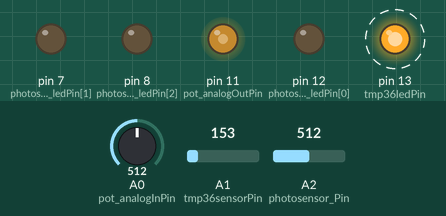
A sketch run on a simulated Arduino Uno, built with avr-gcc and run on an emulated ATmega328P. Shown: output pins drawn as LEDs (lit = HIGH). Dashed ring = blinking. The inputs (shaded band) are chosen by the test bench; at power-on: A0 (pot_analogInPin) = 512, A2 (photosensor_Pin) = 512, A1 (tmp36sensorPin) = 153. What the sketch prints to the serial monitor is not drawn.

Above: at 0.99 s.
1.3 s: A0 (pot_analogInPin) set to 409
At 1.6 s:
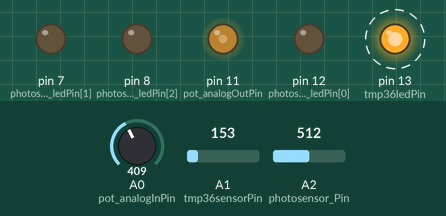
5.5 s: A0 (pot_analogInPin) set to 392
At 5.61 s:
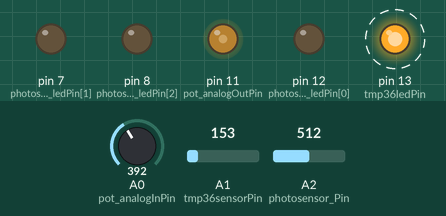
9.7 s: A2 (photosensor_Pin) set to 0
At 10.24 s:
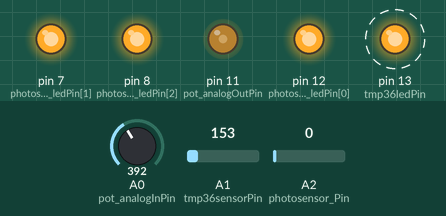
13.2 s: A0 (pot_analogInPin) set to 0
At 13.32 s:
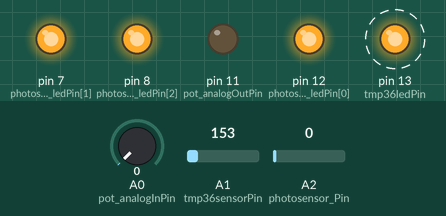
Timing chart, 0 to 17.7 s (numbered marks = the images above; inputs shaded):
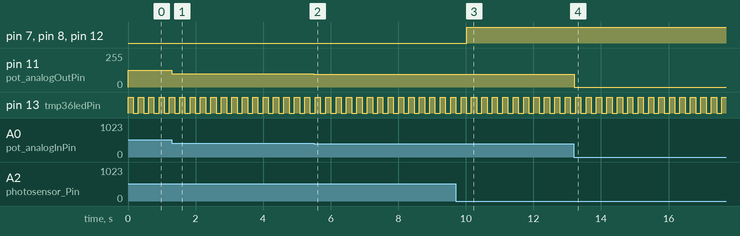

The sketch:

1118_superloop_adc_8.ino
```cpp
void setup() {
  serial_setup();//시리얼 기능을 설정
  potentiometer_setup();//가변저항 기능 설정함수
  tmp36sensor_setup();
  photosensor_setup();
}

void loop() {
  serial_loop();//시리얼 입력을 처리
  potentiometer_loop();//가변저항 입력처리 함수
  tmp36sensor_loop();
  photosensor_loop();
}
```

photosensor.ino
```cpp
int photosensor_Pin = A2;
int photosensor_ledPin[3] = {12, 7, 8};
int photosensor_Value = 0;

long photosensor_previousMillis = 0;
long photosensor_interval = 1000;

void photosensor_setup() {
  for(int i=0; i<3; i++)
    pinMode(photosensor_ledPin[i], OUTPUT);
}


void photosensor_loop() {
unsigned long currentMillis = millis();

   if(currentMillis - photosensor_previousMillis >= photosensor_interval) {
      photosensor_previousMillis = currentMillis;

      photosensor_Value = analogRead(photosensor_Pin);

      if(photosensor_Value < 100)
        for(int i=0; i<3; i++)
          digitalWrite(photosensor_ledPin[i], HIGH);
      else
        for(int i=0; i<3; i++)
          digitalWrite(photosensor_ledPin[i], LOW);
   }
}
```

potentiometer.ino
```cpp
const int pot_analogInPin = A0;//가변저항에 연결된 입력
const int pot_analogOutPin = 11;//LED에 연결된 핀

int pot_sensorValue = 0;//가변저항입력값변수
int pot_outputValue = 0;//출력값변수

long pot_previousMillis = 0;//millis()를 이용하여 주기적인 작업 이전 밀리초
long pot_interval = 2;//대기시간 0.002밀리초

void potentiometer_setup() {

}

void potentiometer_loop() {
  unsigned long currentMillis = millis();//millis()함수를 이용하여 현재밀리초를 대입

  if(currentMillis - pot_previousMillis >= pot_interval) {//현재-이전>=간격
    pot_previousMillis = currentMillis;//이전밀리초에 현재밀리초를 대입

    pot_sensorValue = analogRead(pot_analogInPin);
    pot_outputValue = map(pot_sensorValue, 0, 1023, 0, 255);
    analogWrite(pot_analogOutPin, pot_outputValue);

    Serial.print("postentiometer value = ");
    Serial.print(pot_sensorValue);
    Serial.print(", led brightness = ");
    Serial.println(pot_outputValue);
  }
}
```

serial.ino
```cpp
void serial_setup() {
  Serial.begin(115200);
}

void serial_loop() {

}
```

tmp36.ino
```cpp
int tmp36sensorPin = A1;//온도센서 연결된 아날로그 입력핀
int tmp36ledPin = 13;//LED핀번호
int tmp36sensorValue = 0;//온도센서(가변저항)의 입력 값 저장변수
long tmp36_previousMillis = 0;//이전밀리초값 초기값(주기적인 작업)
long tmp36_interval = 0;//간격

int tmp36sensor_ledState = 1;//LED의 상태

void tmp36sensor_setup() {
  pinMode(tmp36ledPin, OUTPUT);
}

void tmp36sensor_loop() {
  //주기적인 작업
  unsigned long currentMillis = millis();

  if(currentMillis - tmp36_previousMillis >= tmp36_interval) {//주기
    tmp36_previousMillis = currentMillis;

    if(tmp36sensor_ledState != 0) {
      tmp36sensorValue = analogRead(tmp36sensorPin);//아날로그값을 입력한다
      tmp36_interval = tmp36sensorValue;//주기에 대입한다.
    }

    digitalWrite(tmp36ledPin, tmp36sensor_ledState);
    tmp36sensor_ledState = !tmp36sensor_ledState;

  }
}
```

Measured:
- after the input at 1.3 s, pin 11 (pot_analogOutPin): 127/255 → 101/255 at once
- after the input at 5.5 s, pin 11 (pot_analogOutPin): 101/255 → 97/255 at once
- after the input at 9.7 s, pin 7 (photosensor_ledPin[1]), pin 8 (photosensor_ledPin[2]), pin 12 (photosensor_ledPin[0]): LOW → HIGH after 0.32 s
- after the input at 13.2 s, pin 11 (pot_analogOutPin): 97/255 → 0/255 at once
- by itself, pin 13 (tmp36ledPin): alternates HIGH for 0.15 s and LOW for 0.16 s
